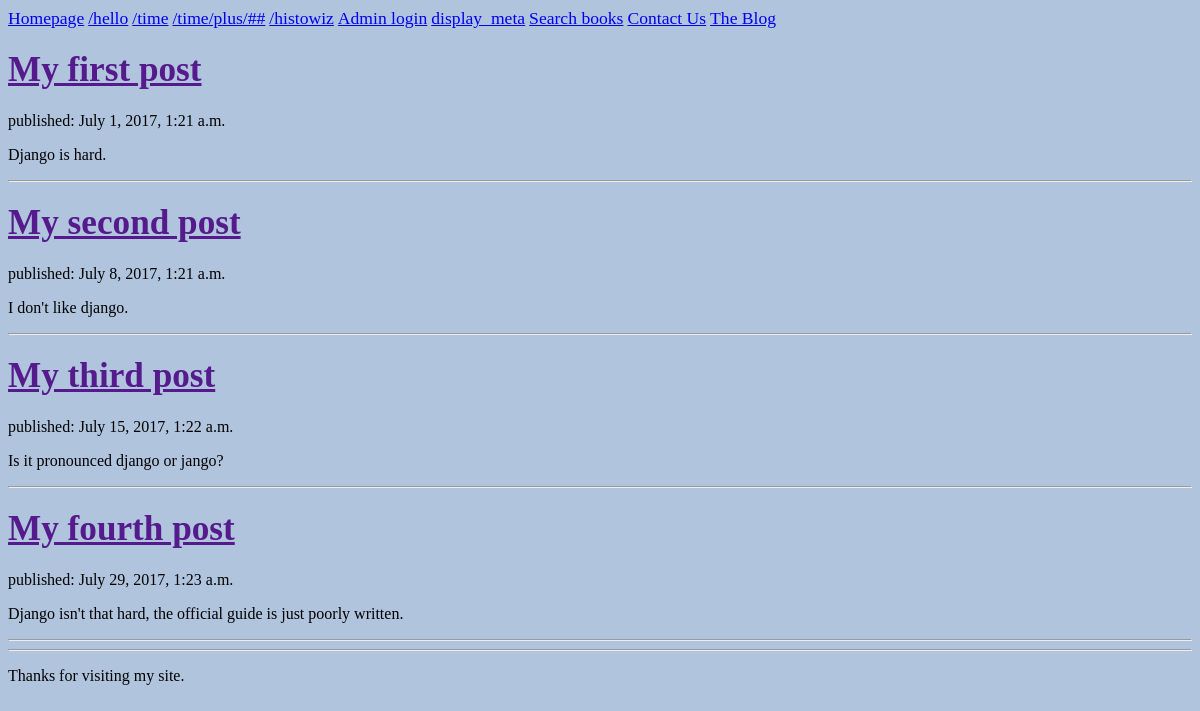
/blog/, run on an earlier commit of the app's database.
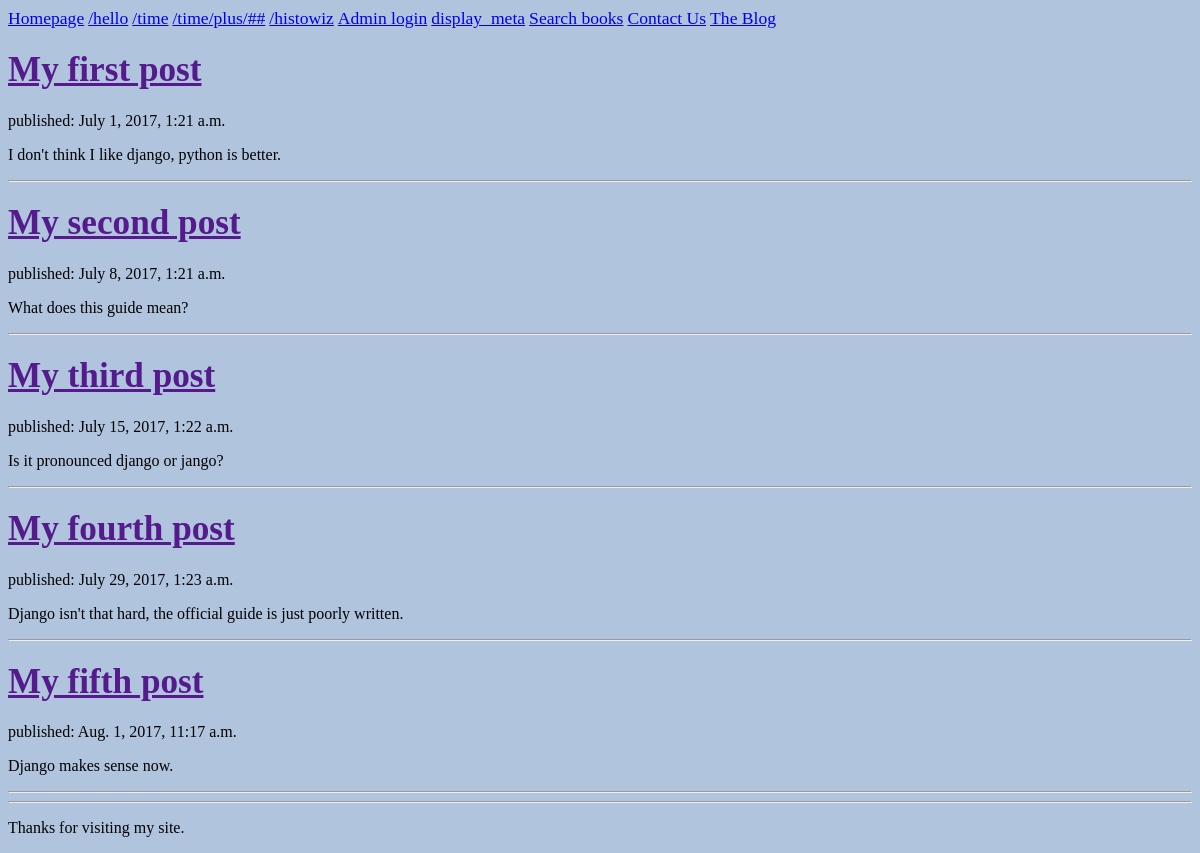
And on a later commit of the database.
### blog/models.py (models this page shows)
class Post(models.Model):
    author = models.ForeignKey('auth.User')
    title = models.CharField(max_length=200)
    text = models.TextField()
    created_date = models.DateTimeField(default=timezone.now)
    published_date = models.DateTimeField(blank=True, null=True)

### blog/views.py (the view)
# urls.py: url(r'^blog/$', views.post_list, name='post_list'),
def post_list(request):
    posts = Post.objects.filter(published_date__lte=timezone.now()).order_by('published_date')
    return render(request, 'blog/post_list.html', {'posts':posts})

### blog/templates/blog/post_list.html (shortened to what this page needs)
{% extends "base.html" %}
{% block content %}
<body>
  <div>
    {% for post in posts %}
      <h1><a href="">{{ post.title }}</a></h1>
      <p>published: {{ post.published_date }}</p>
      <p>{{ post.text|linebreaksbr }}</p>
      <hr>
    {% endfor %}
  </div>
</body>
{% endblock %}

### templates/base.html (shortened to what this page needs)
<!DOCTYPE HTML PUBLIC "-//W3C//DTD HTML 4.01//EN">
<html lang="en">
<header>
    <a href="http://127.0.0.1:8000">Homepage</a>
    <a href="http://127.0.0.1:8000/hello">/hello</a>
    <a href="http://127.0.0.1:8000/time">/time</a>
    <a href="http://127.0.0.1:8000/time/plus/1">/time/plus/##</a>
    <a href="http://127.0.0.1:8000/histowiz">/histowiz</a>
    <a href="http://127.0.0.1:8000/admin">Admin login</a>
    <a href="http://127.0.0.1:8000/display_meta">display_meta</a>
    <a href="http://127.0.0.1:8000/search">Search books</a>
    <a href="http://127.0.0.1:8000/contact">Contact Us</a>
    <a href="http://127.0.0.1:8000/blog">The Blog</a>
</header>
<body>
  <body style="background-color:LightSteelBlue  ;">
    {% block content %}
    {% endblock %}
    {% block footer %}
    <hr>
    <p>Thanks for visiting my site.</p>
    {% endblock %}
</body>
</html>

### templates/base.html (style rules this page uses)
a:link { background-color: transparent; text-decoration: underline; font-size: 110%; font-family: verdana; }

What changed in the data, as far as the page shows it:
changed Post "My first post": text "Django is hard." → "I don't think I like django, python is better."
changed Post "My second post": text "I don't like django." → "What does this guide mean?"
added Post: title "My fifth post", published_date "Aug. 1, 2017, 11:17 a.m.", text "Django makes sense now."
